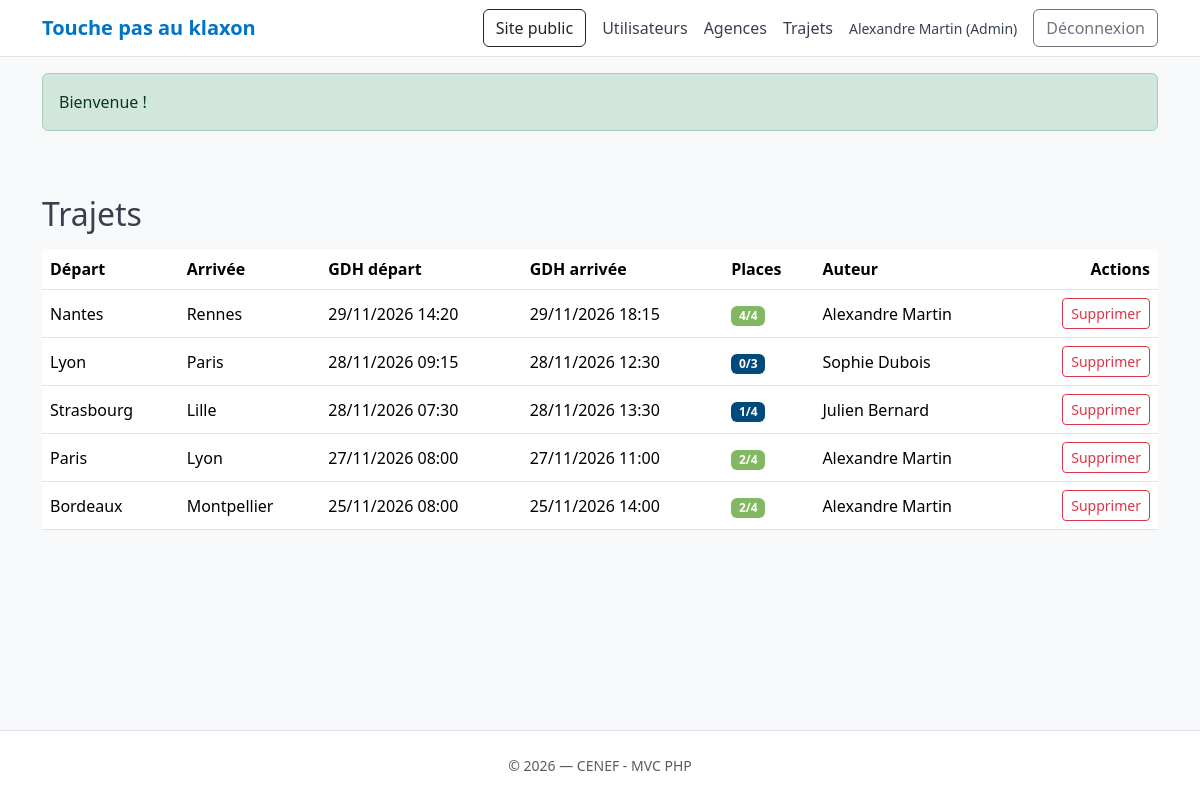
Screenshot of /admin/trajets (signed in) with the database file from the repository.
### tables this page shows
CREATE TABLE `users` (
  `id` int(10) UNSIGNED NOT NULL,
  `first_name` varchar(80) NOT NULL,
  `last_name` varchar(80) NOT NULL,
  `phone` varchar(30) DEFAULT NULL,
  `email` varchar(190) NOT NULL,
  `password_hash` varchar(255) DEFAULT NULL,
  `is_admin` tinyint(1) NOT NULL DEFAULT 0,
  `created_at` timestamp NOT NULL DEFAULT current_timestamp()
);

CREATE TABLE `trips` (
  `id` int(10) UNSIGNED NOT NULL,
  `departure_agency_id` int(10) UNSIGNED NOT NULL,
  `departure_at` datetime NOT NULL,
  `arrival_agency_id` int(10) UNSIGNED NOT NULL,
  `arrival_at` datetime NOT NULL,
  `seats_total` tinyint(3) UNSIGNED NOT NULL,
  `seats_available` tinyint(3) UNSIGNED NOT NULL,
  `created_by_user_id` int(10) UNSIGNED DEFAULT NULL
);

CREATE TABLE `agencies` (
  `id` int(10) UNSIGNED NOT NULL,
  `name` varchar(100) NOT NULL
);

### app/Controllers/BaseController.php (called while the page is built, shortened)
<?php
abstract class BaseController {
protected function requireAdmin(): void {
  if (!\App\Core\Auth::check() || !\App\Core\Auth::isAdmin()) {
    \App\Core\Flash::set('error', "Accès réservé à l’administrateur.");
    redirect();
  }
}
protected function renderAdmin(string $view, array $data = [], ?string $title = null): void {
  $this->requireAdmin();
  extract($data, EXTR_SKIP);
  require ROOT_DIR . 'views/partials/head.php';
  require ROOT_DIR . 'views/partials/header_admin.php';
  require ROOT_DIR . 'views/' . $view . '.php';
  require ROOT_DIR . 'views/partials/footer.php';
}
}

### app/Controllers/AdminController.php (called while the page is built, shortened)
<?php
final class AdminController extends BaseController {
  public function trips(): void {
    $trips = (new TripModel())->findAllWithJoins(300);
    $this->renderAdmin('admin/trips', ['trips'=>$trips], 'Trajets');
  }
}

### public/index.php (called while the page is built, shortened)
<?php
require ROOT_DIR . 'app/config.php';
spl_autoload_register(function ($class) {
  $prefix = 'App\\';
  $relative = str_replace($prefix, '', $class);
  $path = ROOT_DIR . 'app/' . str_replace('\\', '/', $relative) . '.php';
});
$router = new Router();
$router->get('/',          'HomeController@index');
$router->get('/connexion', 'AuthController@loginForm');
$router->post('/connexion',  'AuthController@loginSubmit');
$router->get('/deconnexion', 'AuthController@logout');
$router->get('/trajets/modifier', 'TrajetController@editForm');
$router->post('/trajets/modifier', 'TrajetController@update');
$router->post('/trajets/supprimer', 'TrajetController@delete');
$router->get('/trajets/nouveau', 'TrajetController@newForm');
$router->post('/trajets/nouveau', 'TrajetController@create');
$router->get('/admin',                    'AdminController@dashboard');
$router->get('/admin/utilisateurs',       'AdminController@users');
$router->get('/admin/agences',            'AdminController@agencies');
$router->get('/admin/agences/nouveau',    'AdminController@agencyNewForm');
$router->post('/admin/agences/nouveau',   'AdminController@agencyCreate');
$router->get('/admin/agences/modifier',   'AdminController@agencyEditForm');
$router->post('/admin/agences/modifier',  'AdminController@agencyUpdate');
$router->post('/admin/agences/supprimer', 'AdminController@agencyDelete');
$router->get('/admin/trajets',            'AdminController@trips');
$router->post('/admin/trajets/supprimer', 'AdminController@tripDelete');
$router->dispatch();

### app/config.php (called while the page is built, shortened)
<?php
if (!function_exists('url')) {
  function url(string $path = ''): string {
    return BASE_URL . ltrim($path, '/');
  }
}

### app/Core/Auth.php (called while the page is built, shortened)
<?php
final class Auth {
  public static function check(): bool {
    return isset($_SESSION[self::KEY]);
  }
  public static function id(): ?int {
    return self::check() ? (int)$_SESSION[self::KEY] : null;
  }
  public static function user(): ?array {
    $id = self::id();
    return (new UserModel())->getById($id);
  }
  public static function isAdmin(): bool {
  $u = self::user();
  return (bool)($u['is_admin'] ?? false);
  }
}

### app/Core/Database.php (called while the page is built, shortened)
<?php
final class Database {
  private static ?PDO $pdo = null;
  public static function getConnection(): PDO {
    if (self::$pdo) return self::$pdo;
    $dsn = 'mysql:host=' . DB_HOST . ';dbname=' . DB_NAME . ';charset=' . DB_CHARSET;
    $options = [
      PDO::ATTR_ERRMODE => PDO::ERRMODE_EXCEPTION,
      PDO::ATTR_DEFAULT_FETCH_MODE => PDO::FETCH_ASSOC,
      PDO::ATTR_EMULATE_PREPARES => false,
    ];
    try {
      self::$pdo = new PDO($dsn, DB_USER, DB_PASS, $options);
      self::$pdo->exec("SET time_zone = '" . DB_TIMEZONE . "'");
    } catch (PDOException $e) {
      http_response_code(500);
      exit('Erreur de connexion BDD : ' . htmlspecialchars($e->getMessage()));
    }
    return self::$pdo;
  }
}

### app/Models/UserModel.php (called while the page is built, shortened)
<?php
final class UserModel {
  public function getById(int $id): ?array {
    $sql = "SELECT id, first_name, last_name, phone, email, is_admin
            FROM users WHERE id = :id LIMIT 1";
    $stmt = Database::getConnection()->prepare($sql);
    $stmt->execute([':id' => $id]);
    $row = $stmt->fetch(PDO::FETCH_ASSOC);
    return $row ?: null;
  }
}

### app/Core/Flash.php (called while the page is built, shortened)
<?php
final class Flash {
  public static function get(string $key): ?string {
    if (!isset($_SESSION['flash'][$key])) return null;
    $msg = $_SESSION['flash'][$key];
    return $msg;
  }
}

### app/Models/TripModel.php (called while the page is built, shortened)
<?php
final class TripModel {
public function findAllWithJoins(int $limit = 200): array {
  $sql = "SELECT t.id, t.departure_at, t.arrival_at, t.seats_total, t.seats_available,
                 da.name AS departure_agency, aa.name AS arrival_agency,
                 u.first_name AS creator_first_name, u.last_name AS creator_last_name
          FROM trips t
          JOIN agencies da ON da.id = t.departure_agency_id
          JOIN agencies aa ON aa.id = t.arrival_agency_id
          LEFT JOIN users u ON u.id = t.created_by_user_id
          ORDER BY t.departure_at DESC
          LIMIT :limit";
  $pdo = \App\Core\Database::getConnection();
  $stmt = $pdo->prepare($sql);
  $stmt->bindValue(':limit', $limit, \PDO::PARAM_INT);
  $stmt->execute();
  return $stmt->fetchAll();
}
}

### views/admin/trips.php (the view, shortened to what this page needs)
<main class="container py-5">
  <h1 class="h2 mb-3">Trajets</h1>
  <div class="table-responsive">
    <table class="table align-middle">
      <thead>
        <tr>
          <th>Départ</th><th>Arrivée</th>
          <th>GDH départ</th><th>GDH arrivée</th>
          <th>Places</th><th>Auteur</th><th class="text-end">Actions</th>
        </tr>
      </thead>
      <tbody>
      <?php foreach ($trips as $t): ?>
        <?php $free=(int)$t['seats_available']; $total=(int)$t['seats_total']; ?>
        <tr>
          <td><?= htmlspecialchars($t['departure_agency']) ?></td>
          <td><?= htmlspecialchars($t['arrival_agency']) ?></td>
          <td><?= date('d/m/Y H:i', strtotime($t['departure_at'])) ?></td>
          <td><?= date('d/m/Y H:i', strtotime($t['arrival_at'])) ?></td>
          <td><span class="badge <?= $free<=1?'bg-navy':'bg-sage' ?>"><?= $free ?>/<?= $total ?></span></td>
          <td><?= htmlspecialchars(trim(($t['creator_first_name'] ?? '').' '.($t['creator_last_name'] ?? '')) ?: '—') ?></td>
          <td class="text-end">
            <form method="post" action="<?= htmlspecialchars(url('admin/trajets/supprimer')) ?>" class="d-inline"
                  onsubmit="return confirm('Supprimer ce trajet ?');">
              <button class="btn btn-sm btn-outline-danger">Supprimer</button>
            </form>
          </td>
        </tr>
      <?php endforeach; ?>
      </tbody>
    </table>
  </div>
</main>

### views/partials/header_admin.php (shortened to what this page needs)
<?php $me = \App\Core\Auth::user();
?>
<header>
  <nav class="navbar navbar-expand-lg bg-white border-bottom">
    <div class="container">
      <a class="navbar-brand fw-semibold" href="<?= htmlspecialchars(url('admin')) ?>">Touche pas au klaxon</a>
      <div class="ms-auto d-flex align-items-center gap-3 flex-wrap">
        <a class="btn btn-outline-dark" href="<?= htmlspecialchars(url()) ?>">Site public</a>
        <a class="nav-link" href="<?= htmlspecialchars(url('admin/utilisateurs')) ?>">Utilisateurs</a>
        <a class="nav-link" href="<?= htmlspecialchars(url('admin/agences')) ?>">Agences</a>
        <a class="nav-link" href="<?= htmlspecialchars(url('admin/trajets')) ?>">Trajets</a>
        <span class="small text-slate">
          <?= htmlspecialchars(($me['first_name'] ?? '') . ' ' . ($me['last_name'] ?? '')) ?> (Admin)
        </span>
        <a class="btn btn-outline-secondary" href="<?= htmlspecialchars(url('deconnexion')) ?>">Déconnexion</a>
      </div>
    </div>
  </nav>
  <?php if ($msg = \App\Core\Flash::get('success')): ?>
    <div class="container mt-3"><div class="alert alert-success"><?= htmlspecialchars($msg) ?></div></div>
  <?php endif; ?>
</header>

### public/assets/css/app.css (style rules this page uses)
:root { --g-sky: #f1f8fc; --g-royal: #0074c7; --g-navy: #00497c; --g-slate: #384050; --g-crimson: #cd2c2e; --g-sage: #82b864; --bs-primary: var(--g-royal); --bs-secondary: var(--g-slate); --bs-success: var(--g-sage); --bs-danger: var(--g-crimson); --bs-info: var(--g-sky); --bs-dark: var(--g-navy); --bs-link-color: var(--g-royal); --bs-link-hover-color: rgb(0, 98.6, 169.15); }
html, body { height: 100%; }
body { background: var(--g-sky); color: var(--g-slate); font-family: system-ui, -apple-system, "Segoe UI", Roboto, Arial, sans-serif; }
.navbar { border-bottom: 1px solid rgba(56, 64, 80, 0.15); }
.navbar-brand { color: var(--g-royal); }
.bg-navy { background-color: #00497c !important; }
.text-slate { color: #384050 !important; }
.bg-sage { background-color: #82b864 !important; }

### rows the page displays
users: first_name+last_name "Alexandre Martin"
trips: departure_agency.name "Nantes", arrival_agency.name "Rennes", departure_at "29/11/2026 14:20", arrival_at "29/11/2026 18:15", seats_available "4", seats_total "4", created_by_user.last_name "Alexandre Martin"
trips: departure_agency.name "Lyon", arrival_agency.name "Paris", departure_at "28/11/2026 09:15", arrival_at "28/11/2026 12:30", seats_available "0", seats_total "3", created_by_user.last_name "Sophie Dubois"
trips: departure_agency.name "Strasbourg", arrival_agency.name "Lille", departure_at "28/11/2026 07:30", arrival_at "28/11/2026 13:30", seats_available "1", seats_total "4", created_by_user.last_name "Julien Bernard"
trips: departure_agency.name "Paris", arrival_agency.name "Lyon", departure_at "27/11/2026 08:00", arrival_at "27/11/2026 11:00", seats_available "2", seats_total "4", created_by_user.last_name "Alexandre Martin"
trips: departure_agency.name "Bordeaux", arrival_agency.name "Montpellier", departure_at "25/11/2026 08:00", arrival_at "25/11/2026 14:00", seats_available "2", seats_total "4", created_by_user.last_name "Alexandre Martin"

### other values shown
$msg "Bienvenue !"
